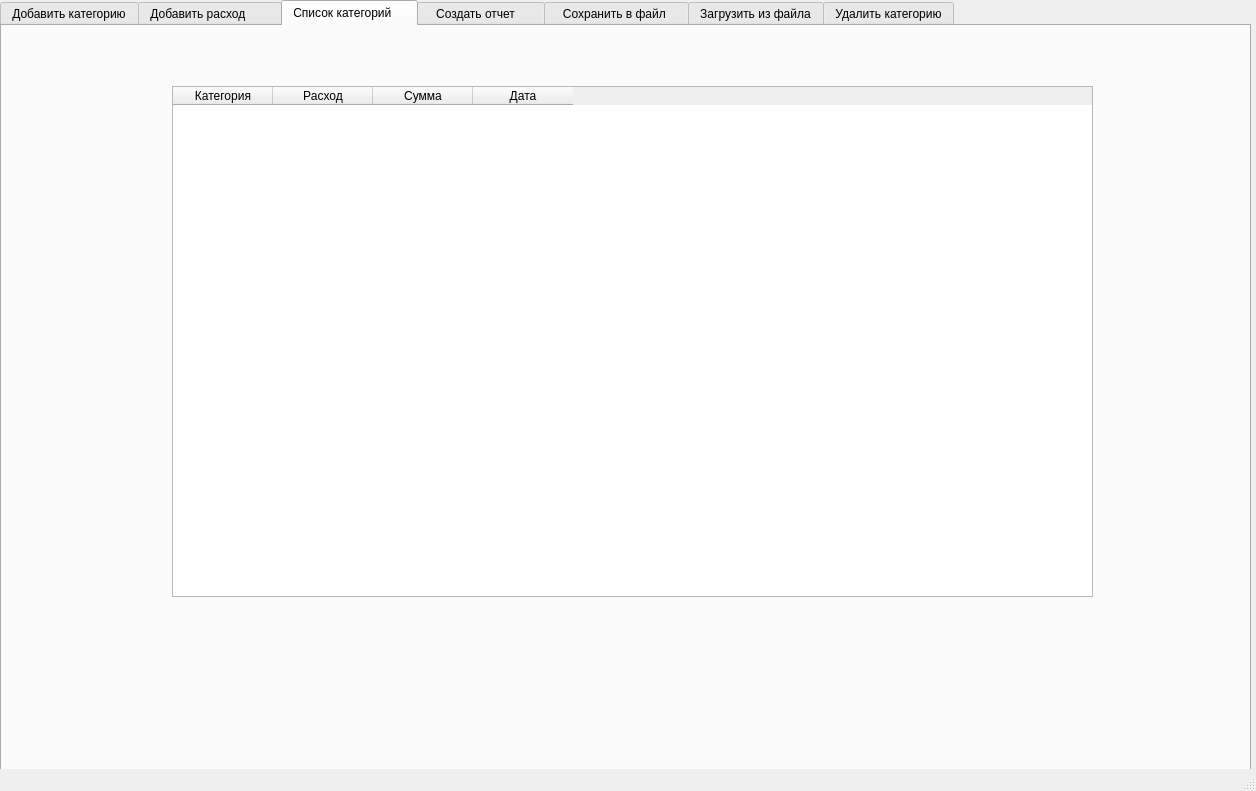
<?xml version="1.0" encoding="UTF-8"?>
<ui version="4.0">
 <class>Window_1</class>
 <widget class="QMainWindow" name="Window_1">
  <property name="geometry">
   <rect>
    <x>0</x>
    <y>0</y>
    <width>1256</width>
    <height>791</height>
   </rect>
  </property>
  <property name="windowTitle">
   <string>MainWindow</string>
  </property>
  <widget class="QWidget" name="centralwidget">
   <widget class="QTabWidget" name="tabWidget">
    <property name="geometry">
     <rect>
      <x>0</x>
      <y>0</y>
      <width>1251</width>
      <height>771</height>
     </rect>
    </property>
    <property name="styleSheet">
     <string notr="true"/>
    </property>
    <property name="currentIndex">
     <number>2</number>
    </property>
    <widget class="QWidget" name="tab">
     <attribute name="title">
      <string>Добавить категорию</string>
     </attribute>
     <widget class="QLineEdit" name="lineEdit">
      <property name="geometry">
       <rect>
        <x>420</x>
        <y>210</y>
        <width>371</width>
        <height>41</height>
       </rect>
      </property>
      <property name="font">
       <font>
        <pointsize>17</pointsize>
       </font>
      </property>
      <property name="styleSheet">
       <string notr="true">background-color: rgb(255, 255, 255);
color: rgb(0, 0, 0);</string>
      </property>
      <property name="text">
       <string/>
      </property>
     </widget>
     <widget class="QTextBrowser" name="textBrowser">
      <property name="geometry">
       <rect>
        <x>420</x>
        <y>90</y>
        <width>371</width>
        <height>41</height>
       </rect>
      </property>
      <property name="styleSheet">
       <string notr="true">color: rgb(0, 0, 212);
background-color: qradialgradient(spread:pad, cx:0.5, cy:0.5, radius:0.5, fx:0.5, fy:0.5, stop:1 rgba(21, 239, 175, 102));
border-color: qlineargradient(spread:pad, x1:0, y1:0, x2:1, y2:1, stop:0 rgba(0, 30, 0, 255), stop:1 rgba(255, 255, 255, 255));</string>
      </property>
      <property name="html">
       <string>&lt;!DOCTYPE HTML PUBLIC &quot;-//W3C//DTD HTML 4.0//EN&quot; &quot;http://www.w3.org/TR/REC-html40/strict.dtd&quot;&gt;
&lt;html&gt;&lt;head&gt;&lt;meta name=&quot;qrichtext&quot; content=&quot;1&quot; /&gt;&lt;style type=&quot;text/css&quot;&gt;
p, li { white-space: pre-wrap; }
&lt;/style&gt;&lt;/head&gt;&lt;body style=&quot; font-family:'MS Shell Dlg 2'; font-size:8.25pt; font-weight:400; font-style:normal;&quot;&gt;
&lt;p style=&quot; margin-top:0px; margin-bottom:0px; margin-left:0px; margin-right:0px; -qt-block-indent:0; text-indent:0px;&quot;&gt;&lt;span style=&quot; font-size:16pt; font-weight:600;&quot;&gt;Введите название категории:&lt;/span&gt;&lt;/p&gt;&lt;/body&gt;&lt;/html&gt;</string>
      </property>
     </widget>
     <widget class="QPushButton" name="pushButton_1">
      <property name="geometry">
       <rect>
        <x>560</x>
        <y>310</y>
        <width>91</width>
        <height>31</height>
       </rect>
      </property>
      <property name="styleSheet">
       <string notr="true">background-color: qradialgradient(spread:pad, cx:0.5, cy:0.5, radius:0.5, fx:0.5, fy:0.5, stop:1 rgba(21, 239, 175, 102));</string>
      </property>
      <property name="text">
       <string>PushButton</string>
      </property>
     </widget>
     <widget class="Line" name="line">
      <property name="geometry">
       <rect>
        <x>390</x>
        <y>360</y>
        <width>441</width>
        <height>16</height>
       </rect>
      </property>
      <property name="orientation">
       <enum>Qt::Horizontal</enum>
      </property>
     </widget>
     <widget class="QLineEdit" name="lineEdit_2">
      <property name="geometry">
       <rect>
        <x>420</x>
        <y>420</y>
        <width>371</width>
        <height>41</height>
       </rect>
      </property>
      <property name="font">
       <font>
        <pointsize>17</pointsize>
       </font>
      </property>
      <property name="styleSheet">
       <string notr="true">color: rgb(255, 0, 0);</string>
      </property>
     </widget>
    </widget>
    <widget class="QWidget" name="tab_2">
     <attribute name="title">
      <string>Добавить расход       </string>
     </attribute>
    </widget>
    <widget class="QWidget" name="tab_3">
     <attribute name="title">
      <string>Список категорий    </string>
     </attribute>
     <widget class="QTableWidget" name="tableWidget">
      <property name="geometry">
       <rect>
        <x>170</x>
        <y>60</y>
        <width>921</width>
        <height>511</height>
       </rect>
      </property>
      <column>
       <property name="text">
        <string>Категория</string>
       </property>
      </column>
      <column>
       <property name="text">
        <string>Расход</string>
       </property>
      </column>
      <column>
       <property name="text">
        <string>Сумма</string>
       </property>
      </column>
      <column>
       <property name="text">
        <string>Дата</string>
       </property>
      </column>
     </widget>
    </widget>
    <widget class="QWidget" name="tab_4">
     <attribute name="title">
      <string>  Создать отчет     </string>
     </attribute>
    </widget>
    <widget class="QWidget" name="tab_5">
     <attribute name="title">
      <string>  Сохранить в файл   </string>
     </attribute>
    </widget>
    <widget class="QWidget" name="tab_6">
     <attribute name="title">
      <string>Загрузить из файла</string>
     </attribute>
    </widget>
    <widget class="QWidget" name="tab_7">
     <attribute name="title">
      <string>Удалить категорию</string>
     </attribute>
    </widget>
   </widget>
  </widget>
  <widget class="QMenuBar" name="menubar">
   <property name="geometry">
    <rect>
     <x>0</x>
     <y>0</y>
     <width>1256</width>
     <height>21</height>
    </rect>
   </property>
  </widget>
  <widget class="QStatusBar" name="statusbar"/>
 </widget>
 <resources/>
 <connections/>
</ui>
